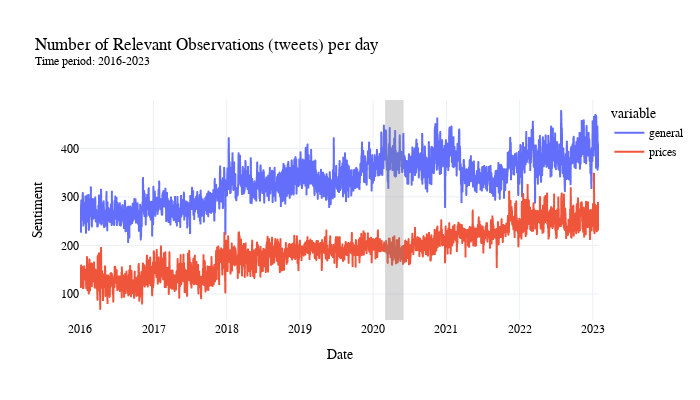

The cell this chart's notebook holds for it:
### Code cell
#Define the function that will be used to keep plot style consistent 
def plot_clean(df, vars, title_in,ylabel,height_in):
    fig = px.line(df, x=df.index, y=vars, title=title_in, template="plotly_white", width = 700, height = height_in )
    fig.update_layout(
        font_family="Georgia",
        font_color="black",
        yaxis_title = ylabel,
        xaxis_title = "Date"
        
    )
    # ADD NBER bar shading 
    fig.add_vrect(
        x0='2020-03-01 00:00:00',
        x1='2020-06-01 00:00:00',
        fillcolor="grey",
        opacity=0.3,
        line_width=0,
    )
    fig.show()

#Plot sample size 
plot_clean(agg_count, ['general','prices'], 'Number of Relevant Observations (tweets) per day <br><sup>Time period: 2016-2023 </sup> ' , 'Sentiment',400)

plot_clean(agg_std, ['general','prices'], 'Variance of Relevant Observations (tweets) per day <br><sup>Time period: 2016-2023 </sup> ' , 'Sentiment',400)

### Figure 1 — Plotly figure (JSON) as saved in the notebook; plotly's stock layout.template omitted (floating-point values rounded to 4 significant figures; data arrays with more than 128 entries replaced by an {"elided": "..."} marker saying what was removed)
{"data": [{"hovertemplate": "variable=general<br>date=%{x}<br>value=%{y}<extra></extra>", "legendgroup": "general", "line": {"color": "#636efa", "dash": "solid"}, "marker": {"symbol": "circle"}, "mode": "lines", "name": "general", "showlegend": true, "type": "scattergl", "x": {"elided": "2590 str values"}, "xaxis": "x", "y": {"elided": "2590 int values"}, "yaxis": "y"}, {"hovertemplate": "variable=prices<br>date=%{x}<br>value=%{y}<extra></extra>", "legendgroup": "prices", "line": {"color": "#EF553B", "dash": "solid"}, "marker": {"symbol": "circle"}, "mode": "lines", "name": "prices", "showlegend": true, "type": "scattergl", "x": {"elided": "2590 str values"}, "xaxis": "x", "y": {"elided": "2590 int values"}, "yaxis": "y"}], "layout": {"font": {"color": "black", "family": "Georgia"}, "height": 400, "legend": {"title": {"text": "variable"}, "tracegroupgap": 0}, "shapes": [{"fillcolor": "grey", "line": {"width": 0}, "opacity": 0.3, "type": "rect", "x0": "2020-03-01 00:00:00", "x1": "2020-06-01 00:00:00", "xref": "x", "y0": 0, "y1": 1, "yref": "y domain"}], "title": {"text": "Number of Relevant Observations (tweets) per day <br><sup>Time period: 2016-2023 </sup> "}, "width": 700, "xaxis": {"anchor": "y", "domain": [0, 1], "title": {"text": "Date"}}, "yaxis": {"anchor": "x", "domain": [0, 1], "title": {"text": "Sentiment"}}}}
